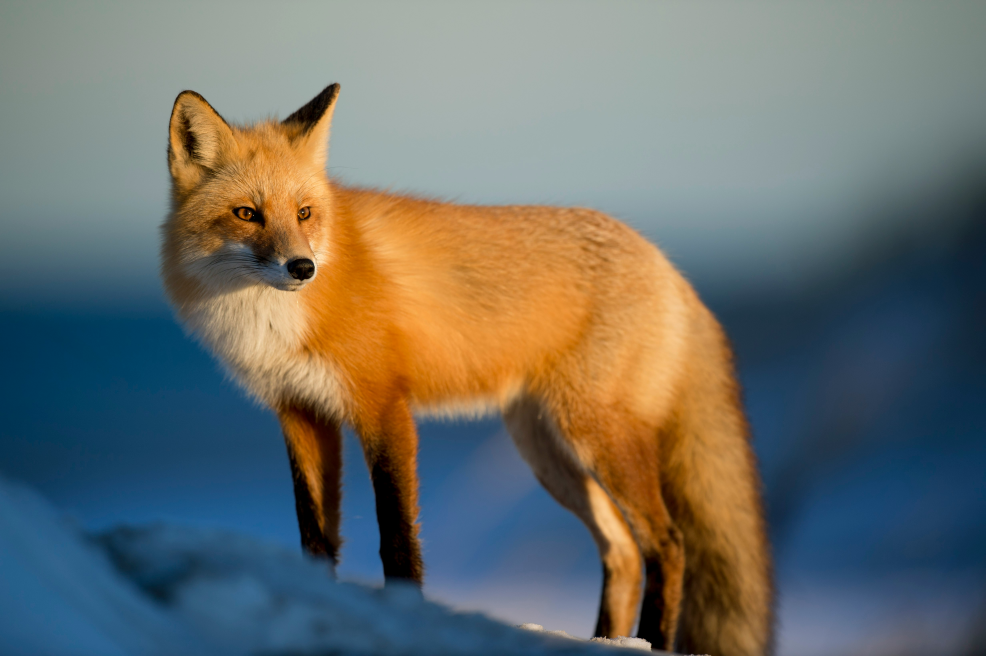
#> input picture Image_Processing/Animal.jpg, 4928 x 3280 px (shown at 1/5 size)
$ jupyter execute Image_similarity_Comparator.ipynb
#> lines starting #> are read from the running program, lines starting #| are printed output that depends on the picture
[cell 1]
import cv2
import numpy as np
import matplotlib.pyplot as plt
from skimage.metrics import mean_squared_error

img1 = cv2.imread('Animal.jpg')
#> img1 is the input picture: shape (3280, 4928, 3); mean B, G, R 105.5, 111, 108
img2 = cv2.imread('elephant.jpg')
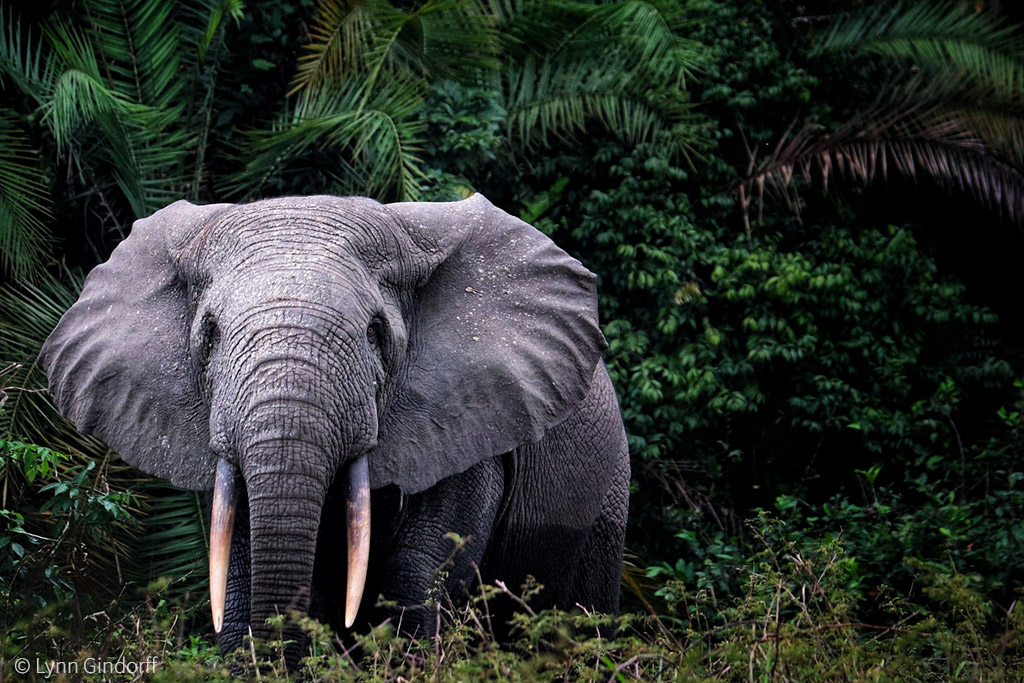
#> input picture Image_Processing/elephant.jpg, 1024 x 683 px
#> img2 is the input picture: shape (683, 1024, 3); mean B, G, R 45.7, 50.5, 44.8

img1 = cv2.resize(img1, (300,300))
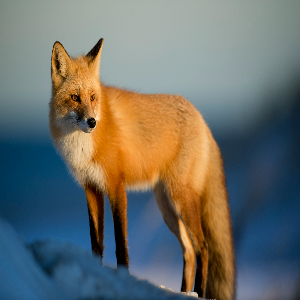
#> img1: shape (300, 300, 3); mean B, G, R 105.4, 110.9, 108
img2 = cv2.resize(img2, (300,300))
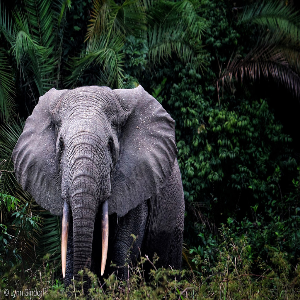
#> img2: shape (300, 300, 3); mean B, G, R 45.5, 50.3, 44.6

img1_rgb = cv2.cvtColor(img1, cv2.COLOR_BGR2RGB)
img2_rgb = cv2.cvtColor(img2, cv2.COLOR_BGR2RGB)

plt.figure(figsize=(10,4))
plt.subplot(1, 2, 1)
plt.imshow(img1_rgb)
plt.title("Image 1")
plt.axis('off')

plt.subplot(1, 2, 2)
plt.imshow(img2_rgb)
plt.title("Image 2")
plt.axis('off')
plt.show()
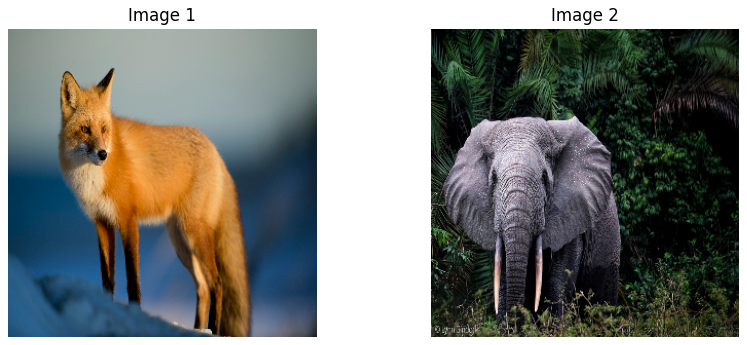
#> figure drawn by matplotlib, 2 panels

[cell 2]
def compare_histograms(image1, image2):
    score = 0
    for i in range(3):
        hist1 = cv2.calcHist([image1], [i], None, [256], [0, 256])
        hist2 = cv2.calcHist([image2], [i], None, [256], [0, 256])
        cv2.normalize(hist1, hist1)
        cv2.normalize(hist2, hist2)
        score+= cv2.compareHist(hist1, hist2, cv2.HISTCMP_INTERSECT)
#> this loop made 3 passes
#> score on passes 1 to 3: 5.22, 9.43, 13.23
#> after the loop, score = 13.23
    return score / 3

hist_score = compare_histograms(img1_rgb,img2_rgb)
#> hist_score = 4.41
print(f"Histogram Similarity Score (Higher = More Similar): {hist_score:.2f}")
#| Histogram Similarity Score (Higher = More Similar): 4.41

[cell 3]
#Mean Scquared Error
mse_score = mean_squared_error(img1_rgb.astype("float"), img2_rgb.astype("float"))
#> mse_score = 9577.1
print(f"Mean Squared Error (Lower = More Similar): {mse_score:.2f}")
#| Mean Squared Error (Lower = More Similar): 9577.11

[cell 4]
diff = cv2.absdiff(img1_rgb, img2_rgb)
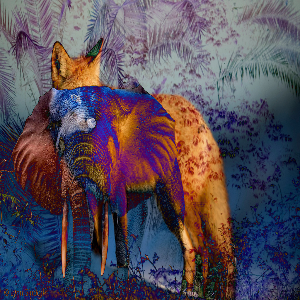
#> diff: shape (300, 300, 3); mean R, G, B 85.8, 75.9, 88.3
gray_diff = cv2.cvtColor(diff, cv2.COLOR_RGB2GRAY)
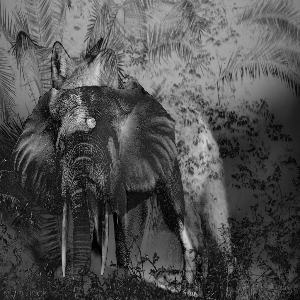
#> gray_diff: shape (300, 300); min 0, max 245, mean 80.3

plt.figure(figsize=(6, 6))
plt.imshow(gray_diff, cmap='hot')
plt.title("Difference Heatmap")
plt.colorbar()
plt.axis('off')
plt.show()
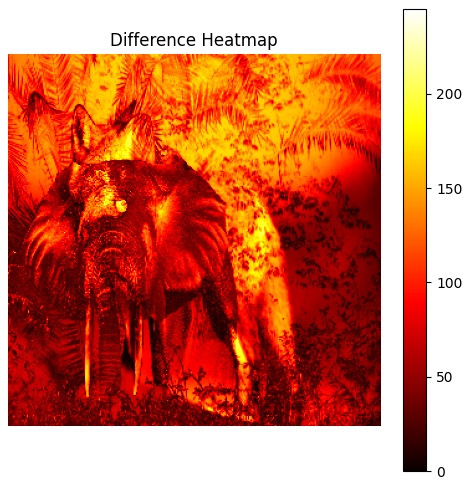
#> figure drawn by matplotlib, 2 panels
